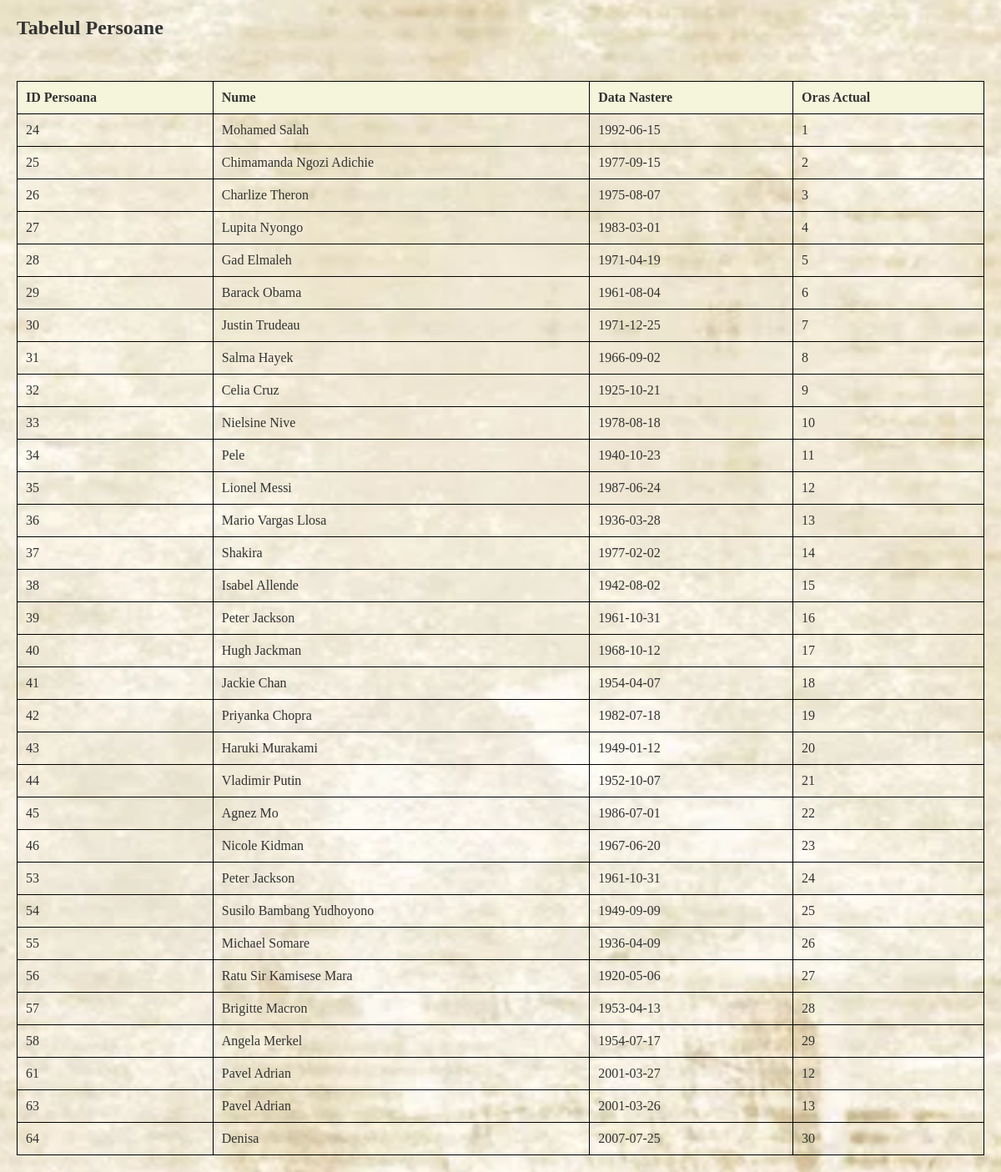
Page /persoane.php on the committed database.
### tables this page shows
CREATE TABLE `persoane` (
  `ID_Persoana` int(11) NOT NULL AUTO_INCREMENT,
  `Nume` varchar(255) DEFAULT NULL,
  `Data_Nastere` date DEFAULT NULL,
  `OrasActual` int(11) DEFAULT NULL,
  PRIMARY KEY (`ID_Persoana`),
  KEY `OrasActual` (`OrasActual`),
  CONSTRAINT `persoane_ibfk_1` FOREIGN KEY (`OrasActual`) REFERENCES `orase` (`ID_Oras`)
);

### persoane.php (the view, shortened to what this page needs)
<!DOCTYPE html>
<html lang="en">
<head>
    <link rel="stylesheet" href="style.css">
</head>
<body>
</body>
</html>
<?php
include 'index.php';
$sql = "SELECT * FROM persoane";
$result = mysqli_query($conn, $sql);
if ($result && mysqli_num_rows($result) > 0) {
    echo "<h2>Tabelul Persoane</h2>";
    echo "<table border='1'>";
    echo "<tr><th>ID Persoana</th><th>Nume</th><th>Data Nastere</th><th>Oras Actual</th></tr>";
    while($row = mysqli_fetch_assoc($result)) {
        echo "<tr>
                <td>" . $row["ID_Persoana"] . "</td>
                <td>" . $row["Nume"] . "</td>
                <td>" . $row["Data_Nastere"] . "</td>
                <td>" . $row["OrasActual"] . "</td>
              </tr>";
    }
    echo "</table>";
} else {
    echo "Nu s-au gasit inregistrari in tabelul Persoane.";
}
?>

### style.css (style rules this page uses)
* { margin: 0; padding: 0; box-sizing: border-box; font-family: "Rye", serif; }
body { background-color: #f9f9f9; color: #333; padding: 20px; background-image: url("photos/paper.png"); background-size: cover; background-position: center; }
table { width: 100%; border-collapse: collapse; margin-top: 20px; }
table th, table td { border: 1px solid black; padding: 10px; text-align: left; }
table th { background-color: #f5f5dc; font-weight: bold; }
table tr { background-color: transparent; }
h2 { margin-bottom: 50px; }

### rows in the picture
persoane: ID_Persoana "24", Nume "Mohamed Salah", Data_Nastere "1992-06-15", OrasActual "1"
persoane: ID_Persoana "25", Nume "Chimamanda Ngozi Adichie", Data_Nastere "1977-09-15", OrasActual "2"
persoane: ID_Persoana "26", Nume "Charlize Theron", Data_Nastere "1975-08-07", OrasActual "3"
persoane: ID_Persoana "27", Nume "Lupita Nyongo", Data_Nastere "1983-03-01", OrasActual "4"
persoane: ID_Persoana "28", Nume "Gad Elmaleh", Data_Nastere "1971-04-19", OrasActual "5"
persoane: ID_Persoana "29", Nume "Barack Obama", Data_Nastere "1961-08-04", OrasActual "6"
persoane: ID_Persoana "30", Nume "Justin Trudeau", Data_Nastere "1971-12-25", OrasActual "7"
persoane: ID_Persoana "31", Nume "Salma Hayek", Data_Nastere "1966-09-02", OrasActual "8"
persoane: ID_Persoana "32", Nume "Celia Cruz", Data_Nastere "1925-10-21", OrasActual "9"
persoane: ID_Persoana "33", Nume "Nielsine Nive", Data_Nastere "1978-08-18", OrasActual "10"
persoane: ID_Persoana "34", Nume "Pele", Data_Nastere "1940-10-23", OrasActual "11"
persoane: ID_Persoana "35", Nume "Lionel Messi", Data_Nastere "1987-06-24", OrasActual "12"
persoane: ID_Persoana "36", Nume "Mario Vargas Llosa", Data_Nastere "1936-03-28", OrasActual "13"
persoane: ID_Persoana "37", Nume "Shakira", Data_Nastere "1977-02-02", OrasActual "14"
persoane: ID_Persoana "38", Nume "Isabel Allende", Data_Nastere "1942-08-02", OrasActual "15"
persoane: ID_Persoana "39", Nume "Peter Jackson", Data_Nastere "1961-10-31", OrasActual "16"
persoane: ID_Persoana "40", Nume "Hugh Jackman", Data_Nastere "1968-10-12", OrasActual "17"
persoane: ID_Persoana "41", Nume "Jackie Chan", Data_Nastere "1954-04-07", OrasActual "18"
persoane: ID_Persoana "42", Nume "Priyanka Chopra", Data_Nastere "1982-07-18", OrasActual "19"
persoane: ID_Persoana "43", Nume "Haruki Murakami", Data_Nastere "1949-01-12", OrasActual "20"
persoane: ID_Persoana "44", Nume "Vladimir Putin", Data_Nastere "1952-10-07", OrasActual "21"
persoane: ID_Persoana "45", Nume "Agnez Mo", Data_Nastere "1986-07-01", OrasActual "22"
persoane: ID_Persoana "46", Nume "Nicole Kidman", Data_Nastere "1967-06-20", OrasActual "23"
persoane: ID_Persoana "53", Nume "Peter Jackson", Data_Nastere "1961-10-31", OrasActual "24"
persoane: ID_Persoana "54", Nume "Susilo Bambang Yudhoyono", Data_Nastere "1949-09-09", OrasActual "25"
persoane: ID_Persoana "55", Nume "Michael Somare", Data_Nastere "1936-04-09", OrasActual "26"
persoane: ID_Persoana "56", Nume "Ratu Sir Kamisese Mara", Data_Nastere "1920-05-06", OrasActual "27"
persoane: ID_Persoana "57", Nume "Brigitte Macron", Data_Nastere "1953-04-13", OrasActual "28"
persoane: ID_Persoana "58", Nume "Angela Merkel", Data_Nastere "1954-07-17", OrasActual "29"
persoane: ID_Persoana "61", Nume "Pavel Adrian", Data_Nastere "2001-03-27", OrasActual "12"
persoane: ID_Persoana "63", Nume "Pavel Adrian", Data_Nastere "2001-03-26", OrasActual "13"
persoane: ID_Persoana "64", Nume "Denisa", Data_Nastere "2007-07-25", OrasActual "30"
